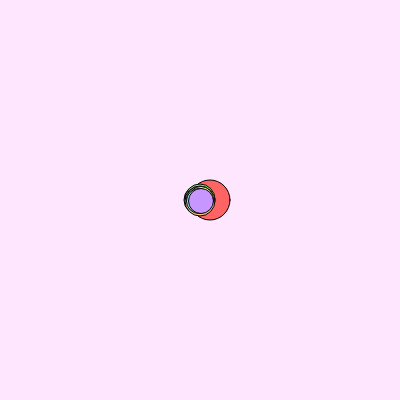
Frame 1 (no input)
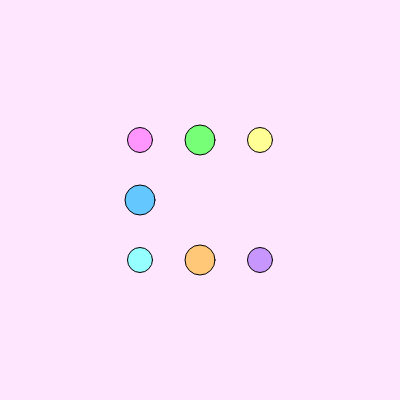
Frame 60 (no input)
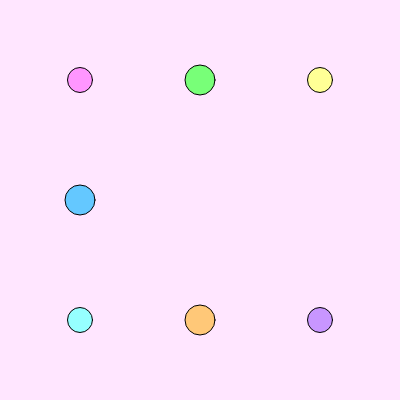
Frame 120 (the mouse pressed at the canvas centre since frame 60)

The p5.js sketch that drew these frames (run headless with seeded random() and noise() and a simulated clock; from frame 60 on, the mouse is pressed at the canvas centre):

// p5.js sketch
// ── sketch.js
// All circles start in the center of the canvas
let x = 200,
  y = 200; // moves right (10x speed)
let xL = 200,
  yL = 200; // moves left
let xU = 200,
  yU = 200; // moves up
let xD = 200,
  yD = 200; // moves down
let xTL = 200,
  yTL = 200; // moves toward top-left corner
let xTR = 200,
  yTR = 200; // moves toward top-right corner
let xBL = 200,
  yBL = 200; // moves toward bottom-left corner
let xBR = 200,
  yBR = 200; // moves toward bottom-right corner

function setup() {
  createCanvas(400, 400);
}

function draw() {
  // Light background to make the circles easy to see
  background(255, 230, 255);

  // Circle moving to the right (10x faster than others)
  fill(255, 100, 100);
  x = x + 10;
  ellipse(x, y, 40, 40);

  // Circle moving left
  fill(100, 200, 255);
  xL = xL - 1;
  ellipse(xL, yL, 30, 30);

  // Circle moving up
  fill(120, 255, 120);
  yU = yU - 1;
  ellipse(xU, yU, 30, 30);

  // Circle moving down
  fill(255, 200, 120);
  yD = yD + 1;
  ellipse(xD, yD, 30, 30);

  // Circle moving toward the top-left corner
  fill(255, 150, 255);
  xTL = xTL - 1;
  yTL = yTL - 1;
  ellipse(xTL, yTL, 25, 25);

  // Circle moving toward the top-right corner
  fill(255, 255, 150);
  xTR = xTR + 1;
  yTR = yTR - 1;
  ellipse(xTR, yTR, 25, 25);

  // Circle moving toward the bottom-left corner
  fill(150, 255, 255);
  xBL = xBL - 1;
  yBL = yBL + 1;
  ellipse(xBL, yBL, 25, 25);

  // Circle moving toward the bottom-right corner
  fill(200, 150, 255);
  xBR = xBR + 1;
  yBR = yBR + 1;
  ellipse(xBR, yBR, 25, 25);
}
